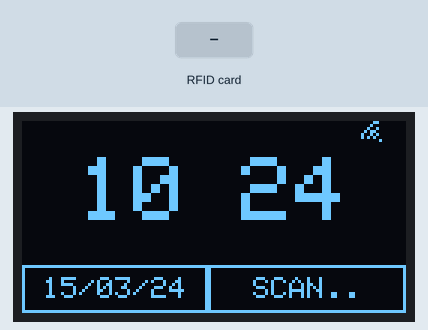
Recording of a sketch running on a simulated ESP32. On the bench: 128×64 one-colour display. The test bench sets the inputs (shaded band). WiFi joins after 1.5 s; servers stay silent unless stated; uploads are accepted with an empty reply; the local clock reads 2024-03-15 10:24:30 at power-on unless the sketch sets it; what the sketch prints to the serial monitor is not drawn.

Above: at 4.0 s.
4.1 s: RFID card E4 3E 41 01 held to the reader
At 4.9 s:
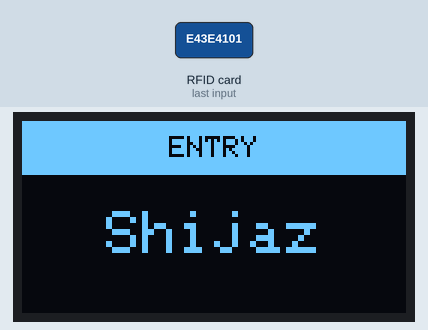
7.1 s: RFID card 5E 7A 19 C4 held to the reader
At 7.8 s:
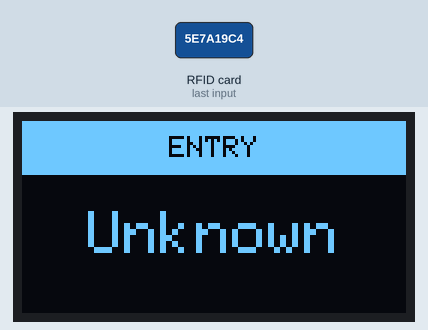
10.1 s: RFID card E4 3E 41 01 held to the reader
At 10.7 s:
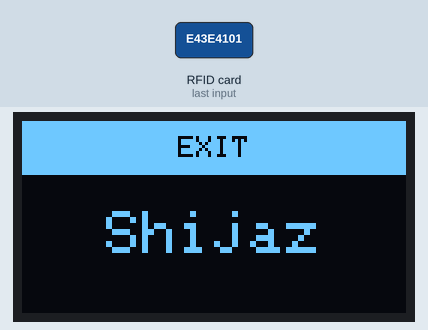
13.1 s: RFID card 5E 7A 19 C4 held to the reader
At 13.6 s:
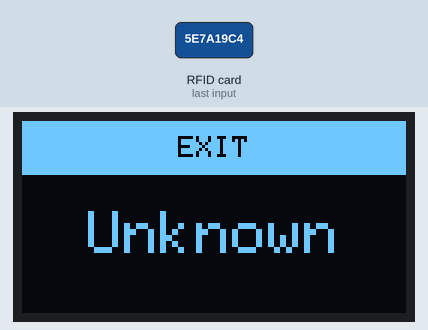
Timing chart, 0 to 16.1 s (numbered marks = the images above; inputs shaded):
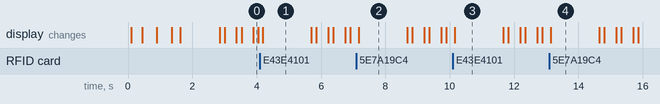

The sketch:

RFID_OLED_ESP32_Project.ino
```cpp
/*
  ESP32 RFID Attendance Logger (Clean, publishable version)
  - Uses RC522 RFID reader, SH1106 display, and Google Apps Script webhook
  - Non-intrusive WiFi connection handling, debounced scans, NTP time

  Author: cleaned & refactored
*/

//https://raw.githubusercontent.com/espressif/arduino-esp32/gh-pages/package_esp32_index.json

#include <WiFi.h>
#include <WiFiClientSecure.h>
#include <HTTPClient.h>
#include <SPI.h>
#include <Wire.h>
#include <MFRC522.h>
#include <Adafruit_GFX.h>
#include <Adafruit_SH110X.h>
#include "time.h"
#include <Preferences.h>
#include <map>

// ------------------------
// Display configuration
// ------------------------
#define SCREEN_WIDTH 128
#define SCREEN_HEIGHT 64
Adafruit_SH1106G display(SCREEN_WIDTH, SCREEN_HEIGHT, &Wire, -1);

// ------------------------
// RFID pins
// ------------------------
constexpr uint8_t SS_PIN = 21;
constexpr uint8_t RST_PIN = 22;
MFRC522 rfid(SS_PIN, RST_PIN);

// ------------------------
// WiFi / Cloud
// ------------------------
const char* WIFI_SSID = "YOUR_WIFI_NAMW";         // update before publishing
const char* WIFI_PASSWORD = "PASSWORD";   // do NOT publish secrets in public repos
String SHEET_URL = "https://script.google.com/macros/s/AKfycbxGz.../exec"; // replace with your URL

// ------------------------
 // Add your rfid card id here......
std::map<String, String> uidToName = {

  {"E43E4101", "Shijaz"}

};

// ------------------------
// Time (NTP)
// ------------------------
const char* NTP_SERVER = "pool.ntp.org";
const long GMT_OFFSET_SEC = 19800; // IST (+5:30)
const int DAYLIGHT_OFFSET_SEC = 0;

// ------------------------
// Preferences and state
// ------------------------
Preferences prefs;
std::map<String, bool> entryState; // true = last was Entry, false = last was Exit

// ------------------------
// UI & debounce timing
// ------------------------
static const unsigned long SCAN_DEBOUNCE_MS = 2500UL;
static const unsigned long COLON_BLINK_MS = 500UL;
static const unsigned long SCAN_ANIM_INTERVAL = 500UL;

unsigned long lastColonToggle = 0;
bool colonVisible = true;

String lastSeenUID = "";
unsigned long lastSeenMillis = 0;

int animation_state = 0;
unsigned long scanAnimLastMillis = 0;

bool prevWiFiConnected = false;
unsigned long lastWiFiRetry = 0;

// ------------------------
// Utility helpers
// ------------------------
void centerText(const String &text, int y, int size = 1) {
  int16_t x1, y1; uint16_t w, h;
  display.setTextSize(size);
  display.getTextBounds(text, 0, 0, &x1, &y1, &w, &h);
  display.setCursor(max(0, (SCREEN_WIDTH - (int)w) / 2), y);
  display.print(text);
}

String urlEncode(const String &str) {
  String encoded = "";
  const char *p = str.c_str();
  while (*p) {
    char c = *p++;
    if (isalnum((unsigned char)c) || c == '-' || c == '_' || c == '.' || c == '~') encoded += c;
    else { char buf[4]; sprintf(buf, "%%%02X", (uint8_t)c); encoded += buf; }
  }
  return encoded;
}

bool getHourMinute(String &hh, String &mm) {
  struct tm timeinfo;
  if (!getLocalTime(&timeinfo)) return false;
  char buf[3]; sprintf(buf, "%02d", timeinfo.tm_hour); hh = String(buf);
  sprintf(buf, "%02d", timeinfo.tm_min); mm = String(buf);
  return true;
}

String getDateString() {
  struct tm timeinfo;
  if (!getLocalTime(&timeinfo)) return String("--/--/--");
  char buffer[9]; strftime(buffer, sizeof(buffer), "%d/%m/%y", &timeinfo);
  return String(buffer);
}

// ------------------------
// Display helpers
// ------------------------
void drawWiFiIcon(bool connected) {
  int x = SCREEN_WIDTH - 18;
  display.fillRect(x, 0, 18, 12, SH110X_BLACK);
  display.setTextColor(SH110X_WHITE);
  display.drawPixel(x + 9, 6, SH110X_WHITE);
  display.drawCircleHelper(x + 9, 6, 2, 0x1, SH110X_WHITE);
  display.drawCircleHelper(x + 9, 6, 4, 0x1, SH110X_WHITE);
  display.drawCircleHelper(x + 9, 6, 6, 0x1, SH110X_WHITE);
  if (!connected) {
    display.drawLine(x + 5, 2, x + 13, 10, SH110X_WHITE);
  }
}

void drawTimeBlinking(int y, int textSize = 3) {
  if (millis() - lastColonToggle >= COLON_BLINK_MS) {
    colonVisible = !colonVisible;
    lastColonToggle = millis();
  }
  String hh, mm; if (!getHourMinute(hh, mm)) { hh = "00"; mm = "00"; }
  String timeStr = colonVisible ? hh + ":" + mm : hh + " " + mm;
  display.setTextSize(textSize);
  int16_t x1, y1; uint16_t w, h;
  display.getTextBounds(timeStr, 0, 0, &x1, &y1, &w, &h);
  int x = max(0, (SCREEN_WIDTH - (int)w) / 2);
  display.setCursor(x, y);
  display.print(timeStr);
}

// ------------------------
// RFID
// ------------------------
bool readRFID(String &uidOut) {
  if (!rfid.PICC_IsNewCardPresent()) return false;
  if (!rfid.PICC_ReadCardSerial()) return false;
  String uid = "";
  for (byte i = 0; i < rfid.uid.size; i++) {
    char buf[3]; sprintf(buf, "%02X", rfid.uid.uidByte[i]); uid += buf;
  }
  uid.toUpperCase(); uidOut = uid;
  rfid.PICC_HaltA(); rfid.PCD_StopCrypto1();
  return true;
}

// ------------------------
// Networking & logging
// ------------------------
void setupTime() {
  configTime(GMT_OFFSET_SEC, DAYLIGHT_OFFSET_SEC, NTP_SERVER);
}

void connectToWiFi(unsigned long timeoutMs = 10000) {
  if (WiFi.status() == WL_CONNECTED) return;
  WiFi.mode(WIFI_STA);
  WiFi.setAutoReconnect(true);
  WiFi.begin(WIFI_SSID, WIFI_PASSWORD);
  unsigned long start = millis();
  while (WiFi.status() != WL_CONNECTED && (millis() - start) < timeoutMs) {
    delay(200);
  }
}

void logToSheet(const String &name, const String &entry, const String &uid) {
  if (WiFi.status() != WL_CONNECTED) {
    Serial.println("Skipping log: WiFi not connected.");
    return;
  }

  struct tm timeinfo;
  if (!getLocalTime(&timeinfo)) {
    Serial.println("Failed to get time");
    return;
  }

  char dateBuf[9], timeBuf[9];
  strftime(dateBuf, sizeof(dateBuf), "%d/%m/%y", &timeinfo);
  strftime(timeBuf, sizeof(timeBuf), "%H:%M:%S", &timeinfo);
  String dateStr = String(dateBuf);
  String timeStr = String(timeBuf);

  String url = SHEET_URL +
               "?name=" + urlEncode(name) +
               "&entry=" + urlEncode(entry) +
               "&rfid=" + urlEncode(uid) +
               "&date=" + urlEncode(dateStr) +
               "&time=" + urlEncode(timeStr);

  Serial.println("Logging URL: " + url);

  WiFiClientSecure client;
  client.setInsecure(); // only for quick testing; prefer proper certificates in production
  HTTPClient http;
  if (!http.begin(client, url)) {
    Serial.println("HTTP begin failed");
    return;
  }

  int httpCode = http.GET();
  Serial.printf("HTTP Code: %d\n", httpCode);
  if (httpCode > 0) {
    String payload = http.getString();
    Serial.println("Response: " + payload);
  }
  http.end();
}

// ------------------------
// UI screens
// ------------------------
void showStartingScreenAnimated(const String &staticText, unsigned long animationTickMs = 500) {
  static unsigned long lastAnimUpdate = 0;
  static int connectAnimState = 0;
  if (millis() - lastAnimUpdate > animationTickMs) {
    connectAnimState = (connectAnimState + 1) % 4; lastAnimUpdate = millis();
  }
  display.clearDisplay(); display.setTextColor(SH110X_WHITE);
  display.setTextSize(2); centerText(staticText, 18);
  display.setTextSize(1);
  String connectLine = "Connecting";
  for (int i = 0; i < connectAnimState; ++i) connectLine += ".";
  centerText(connectLine, 42);
  display.display();
}

void showWifiConnectedMessage(unsigned long showMs = 1200) {
  display.clearDisplay(); display.setTextSize(2); display.setTextColor(SH110X_WHITE);
  centerText("WiFi Connected", 26); display.display(); delay(showMs);
}

void showWiFiConnectingScreen() {
  display.clearDisplay(); display.setTextColor(SH110X_WHITE);
  drawWiFiIcon(false); drawTimeBlinking(20, 3);
  display.setTextSize(1); centerText("WiFi Disconnected", 44, 1);
  String anim = "Connecting";
  for (int i = 0; i < animation_state; i++) anim += ".";
  centerText(anim, 54, 1);
  display.display();
  if (millis() - scanAnimLastMillis > 500) { animation_state = (animation_state + 1) % 4; scanAnimLastMillis = millis(); }
}

void showDefaultScreen() {
  display.clearDisplay(); bool connected = (WiFi.status() == WL_CONNECTED);
  drawWiFiIcon(connected); display.setTextSize(3); display.setTextColor(SH110X_WHITE);
  drawTimeBlinking(12, 3);

  const int barY = 48, barH = 16, leftBoxW = 62, rightBoxW = 66;
  display.fillRect(0, barY, SCREEN_WIDTH, barH, SH110X_BLACK);
  display.drawRect(0, barY, leftBoxW, barH, SH110X_WHITE);
  display.drawRect(leftBoxW, barY, rightBoxW, barH, SH110X_WHITE);

  String dateStr = getDateString(); display.setTextSize(1);
  int16_t x1, y1; uint16_t w, h; display.getTextBounds(dateStr.c_str(), 0, 0, &x1, &y1, &w, &h);
  int leftBoxCenterX = leftBoxW / 2; int dateX = leftBoxCenterX - (w / 2);
  int dateY = barY + ((barH - h) / 2); if (dateX < 1) dateX = 1;
  display.setCursor(dateX, dateY); display.print(dateStr);

  String scanText = (animation_state == 0) ? "SCAN" : (animation_state == 1) ? "SCAN." : (animation_state == 2) ? "SCAN.." : "SCAN...";
  display.getTextBounds(scanText.c_str(), 0, 0, &x1, &y1, &w, &h);
  int rightBoxX = leftBoxW; int rightBoxCenterX = rightBoxX + (rightBoxW / 2);
  int scanX = rightBoxCenterX - (w / 2); int scanY = barY + ((barH - h) / 2);
  if (scanX < rightBoxX + 1) scanX = rightBoxX + 1; display.setCursor(scanX, scanY);
  display.print(scanText);

  if (millis() - scanAnimLastMillis > SCAN_ANIM_INTERVAL) { animation_state = (animation_state + 1) % 4; scanAnimLastMillis = millis(); }
  display.display();
}

void showRFIDScreen(const String &status, const String &name) {
  display.clearDisplay(); const int bandH = 18; display.fillRect(0, 0, SCREEN_WIDTH, bandH, SH110X_WHITE);
  display.setTextSize(1); display.setTextColor(SH110X_BLACK);
  centerText(status, (bandH - 8) / 2, 1);
  display.setTextColor(SH110X_WHITE); display.setTextSize(2);
  centerText(name, bandH + 12, 2);
  display.display();
}

// ------------------------
// Arduino core
// ------------------------
void setup() {
  Serial.begin(115200);
  Wire.begin(4, 5);
  if (!display.begin(0x3C, true)) {
    Serial.println("Display init failed!");
  } else {
    display.clearDisplay(); display.setRotation(0);
  }

  SPI.begin(); rfid.PCD_Init();

  lastColonToggle = scanAnimLastMillis = millis();

  // Start WiFi (non-blocking initial animation)
  WiFi.mode(WIFI_STA);
  WiFi.setAutoReconnect(true);
  WiFi.begin(WIFI_SSID, WIFI_PASSWORD);

  unsigned long start = millis();
  while (WiFi.status() != WL_CONNECTED && (millis() - start) < 8000) {
    showStartingScreenAnimated("Starting...", 400);
    delay(40);
  }

  if (WiFi.status() == WL_CONNECTED) {
    setupTime(); showWifiConnectedMessage(1200); prevWiFiConnected = true;
  }
}

void loop() {
  bool wifiConnected = (WiFi.status() == WL_CONNECTED);

  // If disconnected, try reconnecting periodically and show connecting UI
  if (!wifiConnected) {
    if (millis() - lastWiFiRetry > 5000) { connectToWiFi(3000); lastWiFiRetry = millis(); }
    showWiFiConnectingScreen(); delay(120); return;
  }

  if (!prevWiFiConnected && wifiConnected) { setupTime(); showWifiConnectedMessage(1000); }
  prevWiFiConnected = wifiConnected;

  showDefaultScreen();

  String uid;
  if (readRFID(uid)) {
    // Print the raw RFID UID to the Serial monitor (requested change)
    Serial.println("RFID UID: " + uid);

    unsigned long now = millis();
    if (uid == lastSeenUID && (now - lastSeenMillis) < SCAN_DEBOUNCE_MS) {
      Serial.println("Duplicate scan ignored (within debounce period)");
    } else {
      lastSeenUID = uid; lastSeenMillis = now;
      String name = (uidToName.count(uid) ? uidToName[uid] : String("Unknown"));

      // toggle entry/exit state (first scan will be ENTRY)
      bool isEntry = !entryState[uid];
      String status = isEntry ? "ENTRY" : "EXIT";
      entryState[uid] = isEntry;

      showRFIDScreen(status, name);
      logToSheet(name, status, uid);
      delay(1200); // short pause so user can see the result on screen
    }
  }

  delay(80);
}
```

Measured:
- after the input at 4.1 s, the display: changes after 0.09 s (image 1)
- after the input at 7.1 s, the display: changes after 0.08 s (image 2)
- after the input at 10.1 s, the display: changes after 0.06 s (image 3)
- after the input at 13.1 s, the display: changes after 0.05 s (image 4)
- what the display in image 1 shows lasts 1.5 s, from 4.2 s to 5.7 s
